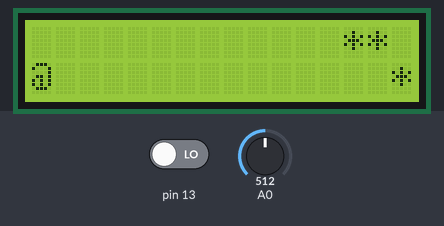
The sketch below on a simulated Arduino Uno, built with avr-gcc and run on an emulated ATmega328P. On the bench: 16×2 character LCD. Inputs (shaded band) come from the test bench; at power-on: A0 = 512, pin 13 LOW. Random numbers use the default seed unless the sketch sets one.

Above: at 2.7 s.
2.8 s: A0 set to 593
5.8 s: A0 set to 618
At 6.5 s:
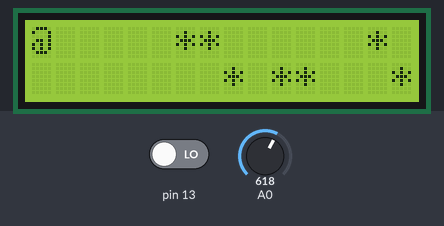
8.8 s: A0 set to 217
11.8 s: A0 set to 190
At 12.6 s:
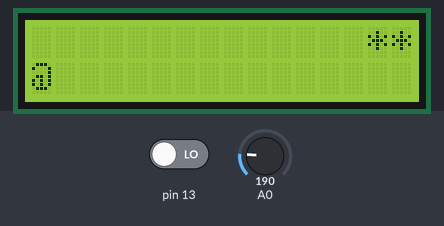
14.8 s: A0 set to 610
At 15.6 s:
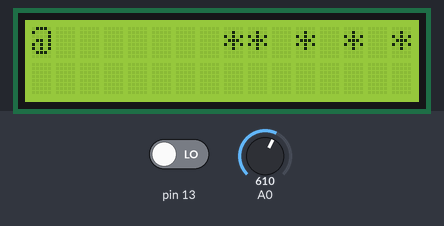
17.7 s: A0 set to 122
At 18.1 s:
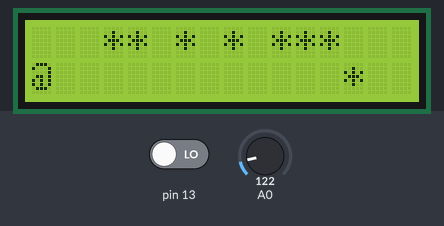
Timing chart, 0 to 20.7 s (numbered marks = the images above; inputs shaded):
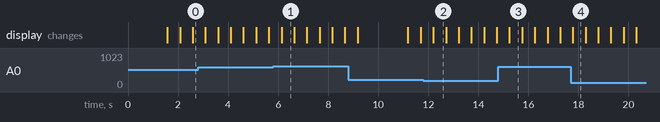

Measured:
- the behaviour switches between 600 and 601 on A0 (found by bisection; images 0 and 1)
- the behaviour switches between 200 and 199 on A0 (found by bisection; images 1 and 2)
- what the display in image 1 shows lasts 0.5 s, from 6.1 s to 6.6 s

The sketch:

StarCruiser.ino
```cpp
/*
  The circuit:
 * LCD RS pin to digital pin 12
 * LCD Enable pin to digital pin 11
 * LCD D4 pin to digital pin 5
 * LCD D5 pin to digital pin 4
 * LCD D6 pin to digital pin 3
 * LCD D7 pin to digital pin 2
 * LCD R/W pin to ground
 * LCD VSS pin to ground
 * LCD VCC pin to 5V
 * (3) 2K resistor:
 * ends to (2)+5V and (1)ground
 * other end to LCD VOO pin (pin 3)

 */

// include the library code:
#include <LiquidCrystal.h>

// initialize the library with the numbers of the interface pins
LiquidCrystal lcd(12, 11, 5, 4, 3, 2);

boolean isBottom = true;
char topLine[16] = {' ',' ',' ',' ',' ',' ',' ',' ',' ',' ',' ',' ',' ',' ',' ',' '};
char bottomLine[16] =  {' ',' ',' ',' ',' ',' ',' ',' ',' ',' ',' ',' ',' ',' ',' ',' '};
int score = 0;

void setup() {
  pinMode(13,INPUT);
  lcd.begin(16, 2); // set up the LCD's number of columns and rows:
  lcd.setCursor(0,0);
  lcd.print("Star Cruiser");
  lcd.setCursor(0,1);
  lcd.print("By Joey");
  delay(1500);
}

void loop() {
  lcd.clear();
  readAndPrintPlayer();
  nextLine();
  printTopandBottomLines();
  endOfGame();
  score++;
  delay(500);
}

// runs end of game script
void endOfGame(void){
  if(endGame() == true){
    lcd.clear();
    lcd.setCursor(0,0);
    lcd.print("You Lost");
    lcd.setCursor(0,1);
    lcd.print("Score: ");
    lcd.print(score);
    delay(2000);
    lcd.clear();
    lcd.setCursor(0,0);
    lcd.print("Click to play");
    lcd.setCursor(0,1);
    lcd.print("again");
    score = 0;
    clearLines();
    while(digitalRead(13) == true);
  }
}

// Sets the top and bottom lines to all spaces
void clearLines(void){
  for(int i = 0; i < 16; i ++){
    bottomLine[i] = ' ';
    topLine[i] = ' ';
  }
}

// moves the start over and generates another
void nextLine(void){
   for(int i = 0; i < 15; i++){
      topLine[i] = topLine[i+1];
   }
   for(int i = 0; i < 15; i++){
      bottomLine[i] = bottomLine[i+1];
   }
   if(random(0,10)>6){
      topLine[15] = '*';
   }
   else{
      topLine[15] = ' ';
   }
   if(topLine[15] == '*'){
      bottomLine[15] = ' ';
   }
   else if(random(0,10) > 5){
      bottomLine[15] = '*';
   }
   else{
      bottomLine[15] = ' ';
   }
}

// checks to see if the the player chashed into a star
boolean endGame(void){
  if((isBottom == true && bottomLine[0] == '*') || (isBottom == false && topLine[0] == '*')){
     return true;
  }
  else{
     return false;
  }
}

//Prints the stars
void printTopandBottomLines(void){
  lcd.setCursor(1,1);//colum 1 row 1
  for(int i = 1; i < 16; i++){
    lcd.print(bottomLine[i]);
  }
  lcd.setCursor(1,0); // colum 1 row 0
  for(int i = 1; i < 16; i++){
    lcd.print(topLine[i]);
  }
}

// Read the input and prints the player
void readAndPrintPlayer(void){
  if(analogRead(0)<200){
    isBottom = true;
  }
  else if(analogRead(0)>600){
    isBottom = false;
  }
  if(isBottom == true){
    lcd.setCursor(0,1);
    lcd.print('@');
  }
  else{
    lcd.setCursor(0,0);
    lcd.print('@');
  }
}
```
